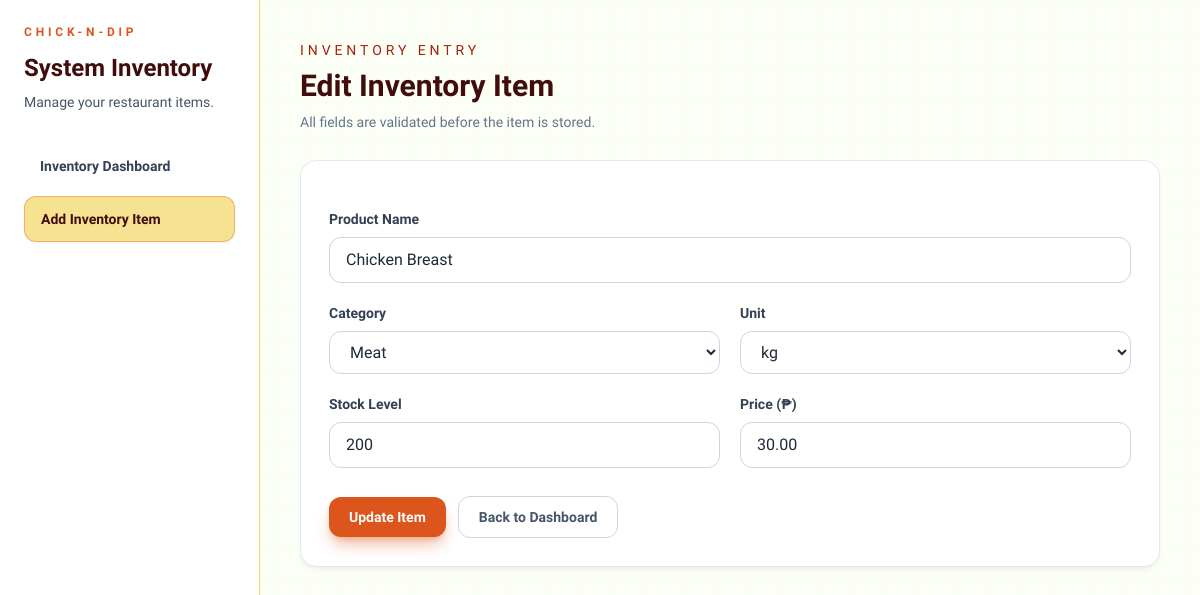
/index.php?page=edit&id=4, run on the app's committed database.
### tables this page shows
CREATE TABLE items (
                id INTEGER PRIMARY KEY AUTOINCREMENT,
                name TEXT NOT NULL,
                category TEXT NOT NULL,
                stock_level INTEGER NOT NULL,
                unit TEXT NOT NULL,
                price REAL NOT NULL
            );

### core/View.php (called while the page is built, shortened)
<?php
class View
{
    public function render(string $view, array $data = []): void
    {
        $viewFile = $this->viewsPath . '/' . $view . '.php';
        extract($data, EXTR_SKIP);
        require $viewFile;
    }
}

### core/App.php (called while the page is built, shortened)
<?php
class App
{
    private Router $router;
    private Session $session;
    private DataStore $dataStore;
    private View $view;
    public function __construct(private string $basePath)
    {
        $this->session = new Session();
        $this->dataStore = new DataStore($this->session);
        $this->view = new View($this->basePath . '/views');
        $this->router = new Router();
    }
    public function run(): void
    {
        $method = strtoupper($_SERVER['REQUEST_METHOD'] ?? 'GET');
        $page = $_GET['page'] ?? 'dashboard';
        $this->router->dispatch($method, $page);
    }
    private function registerRoutes(): void
    {
        $this->router->get('dashboard', function (): void {
            $this->showDashboard();
        });
        $this->router->get('inventory-form', function (): void {
            $this->showForm();
        });
        $this->router->get('edit', function (): void {
            $idValue = $_GET['id'] ?? '';
            $itemId = filter_var(
                $idValue,
                FILTER_VALIDATE_INT,
                ['options' => ['min_range' => 1]]
            );
            if ($itemId === false) {
                $this->session->setFlash('error', 'Invalid item selected for editing.');
                $this->redirect('index.php?page=dashboard');
            }
            $this->showForm((int) $itemId);
        });
        $this->router->post('save', function (): void {
            $this->saveInventoryItem();
        });
        $this->router->post('delete', function (): void {
            $this->deleteInventoryItem();
        });
        $this->router->setNotFound(function (): void {
            $this->renderNotFound();
        });
    }
    private function showForm(?int $itemId = null): void
    {
        $categories = $this->dataStore->getCategories();
        $units = $this->dataStore->getUnits();
        $baseFormData = [
            'name' => '',
            'category' => $categories[0] ?? '',
            'stock_level' => '0',
            'unit' => $units[0] ?? '',
            'price' => '0.00',
        ];
        $isEdit = $itemId !== null;
        if ($isEdit) {
            $existingItem = $this->dataStore->find($itemId);
            $baseFormData = [
                'name' => (string) $existingItem['name'],
                'category' => (string) $existingItem['category'],
                'stock_level' => (string) $existingItem['stock_level'],
                'unit' => (string) $existingItem['unit'],
                'price' => number_format((float) $existingItem['price'], 2, '.', ''),
            ];
        }
        $flashedErrors = $this->session->getFlash('form_errors', []);
        $this->view->render('inventory-form', [
            'title' => $isEdit ? 'Edit Inventory Item' : 'Add Inventory Item',
            'activePage' => 'form',
            'isEdit' => $isEdit,
            'itemId' => $itemId,
            'categories' => $categories,
            'units' => $units,
            'formData' => $baseFormData,
            'errors' => is_array($flashedErrors) ? $flashedErrors : [],
        ]);
    }
}

### core/Router.php (called while the page is built, shortened)
<?php
class Router
{
    private array $routes = [
        'GET' => [],
        'POST' => [],
    ];
    public function get(string $page, callable $handler): void
    {
        $this->routes['GET'][$page] = $handler;
    }
    public function post(string $page, callable $handler): void
    {
        $this->routes['POST'][$page] = $handler;
    }
    public function dispatch(string $method, string $page): void
    {
        $requestMethod = strtoupper(trim($method));
        $routePage = trim($page);
        $handler = $this->routes[$requestMethod][$routePage] ?? null;
        call_user_func($handler);
    }
}

### index.php (called while the page is built, shortened)
<?php
spl_autoload_register(
    static function (string $className): void {
        $prefix = 'Core\\';
        $relativeClass = substr($className, strlen($prefix));
        $classFile = __DIR__ . '/core/' . str_replace('\\', '/', $relativeClass) . '.php';
    }
);
$app = new Core\App(__DIR__);
$app->run();

### core/DataStore.php (called while the page is built, shortened)
<?php
class DataStore
{
    private PDO $db;
    public function __construct(private Session $session)
    {
        $dbPath = __DIR__ . '/../database.sqlite';
        try {
            $this->db = new PDO('sqlite:' . $dbPath);
            $this->db->setAttribute(PDO::ATTR_ERRMODE, PDO::ERRMODE_EXCEPTION);
            $this->bootstrap();
        } catch (PDOException $e) {
            die("Database connection failed: " . $e->getMessage());
        }
    }
    private function bootstrap(): void
    {
        $this->db->exec("
            CREATE TABLE IF NOT EXISTS items (
                id INTEGER PRIMARY KEY AUTOINCREMENT,
                name TEXT NOT NULL,
                category TEXT NOT NULL,
                stock_level INTEGER NOT NULL,
                unit TEXT NOT NULL,
                price REAL NOT NULL
            )
        ");
        $stmt = $this->db->query("SELECT COUNT(*) FROM items");
    }
    public function getCategories(): array
    {
        return [
            'Produce',
            'Dairy',
            'Meat',
            'Condiments',
            'Beverages',
            'Dry Goods',
        ];
    }
    public function getUnits(): array
    {
        return [
            'kg',
            'liter',
            'pcs',
            'bottle',
            'pack',
        ];
    }
    public function find(int $id): ?array
    {
        $stmt = $this->db->prepare("SELECT * FROM items WHERE id = :id");
        $stmt->bindValue(':id', $id, PDO::PARAM_INT);
        $stmt->execute();
        $item = $stmt->fetch(PDO::FETCH_ASSOC);
        return $item ?: null;
    }
}

### views/inventory-form.php (the view, shortened to what this page needs)
<?php
$isEdit = isset($isEdit) && is_bool($isEdit) ? $isEdit : false;
$categories = isset($categories) && is_array($categories) ? $categories : [];
$units = isset($units) && is_array($units) ? $units : [];
$formData = isset($formData) && is_array($formData) ? $formData : [];
$nameValue = (string) ($formData['name'] ?? '');
$categoryValue = (string) ($formData['category'] ?? '');
$stockValue = (string) ($formData['stock_level'] ?? '0');
$unitValue = (string) ($formData['unit'] ?? '');
$priceValue = (string) ($formData['price'] ?? '0.00');
?>
<header class="mb-7 dashboard-reveal">
    <p class="text-sm uppercase tracking-[0.28em] text-brand-400">Inventory Entry</p>
    <h2 class="mt-2 text-3xl font-semibold text-brand-500">
        <?= $isEdit ? 'Edit Inventory Item' : 'Add Inventory Item' ?>
    </h2>
    <p class="mt-2 text-sm text-slate-500">All fields are validated before the item is stored.</p>
</header>
<section class="dashboard-reveal panel-surface rounded-2xl border border-slate-200 p-5 sm:p-7">
    <form action="index.php?page=save" method="post" class="space-y-5" novalidate>
        <div>
            <label for="name" class="mb-2 block text-sm font-semibold text-slate-700">Product Name</label>
            <input
                id="name"
                name="name"
                type="text"
                value="<?= htmlspecialchars($nameValue, ENT_QUOTES, 'UTF-8') ?>"
                class="w-full rounded-xl border border-slate-300 bg-white px-4 py-2.5 text-slate-800 outline-none transition focus:border-brand-300 focus:ring-2 focus:ring-brand-300/30"
                placeholder="Example: Olive Oil"
            >
        </div>
        <div class="grid gap-5 md:grid-cols-2">
            <div>
                <label for="category" class="mb-2 block text-sm font-semibold text-slate-700">Category</label>
                <select
                    id="category"
                    name="category"
                    class="w-full rounded-xl border border-slate-300 bg-white px-4 py-2.5 text-slate-800 outline-none transition focus:border-brand-300 focus:ring-2 focus:ring-brand-300/30"
                >
                    <?php foreach ($categories as $category): ?>
                        <option
                            value="<?= htmlspecialchars((string) $category, ENT_QUOTES, 'UTF-8') ?>"
                            <?= (string) $category === $categoryValue ? 'selected' : '' ?>
                        >
                            <?= htmlspecialchars((string) $category, ENT_QUOTES, 'UTF-8') ?>
                        </option>
                    <?php endforeach; ?>
                </select>
            </div>
            <div>
                <label for="unit" class="mb-2 block text-sm font-semibold text-slate-700">Unit</label>
                <select
                    id="unit"
                    name="unit"
                    class="w-full rounded-xl border border-slate-300 bg-white px-4 py-2.5 text-slate-800 outline-none transition focus:border-brand-300 focus:ring-2 focus:ring-brand-300/30"
                >
                    <?php foreach ($units as $unit): ?>
                        <option
                            value="<?= htmlspecialchars((string) $unit, ENT_QUOTES, 'UTF-8') ?>"
                            <?= (string) $unit === $unitValue ? 'selected' : '' ?>
                        >
                            <?= htmlspecialchars((string) $unit, ENT_QUOTES, 'UTF-8') ?>
                        </option>
                    <?php endforeach; ?>
                </select>
            </div>
        </div>
        <div class="grid gap-5 md:grid-cols-2">
            <div>
                <label for="stock_level" class="mb-2 block text-sm font-semibold text-slate-700">Stock Level</label>
                <input
                    id="stock_level"
                    name="stock_level"
                    type="number"
                    min="0"
                    step="1"
                    value="<?= htmlspecialchars($stockValue, ENT_QUOTES, 'UTF-8') ?>"
                    class="w-full rounded-xl border border-slate-300 bg-white px-4 py-2.5 text-slate-800 outline-none transition focus:border-brand-300 focus:ring-2 focus:ring-brand-300/30"
                    placeholder="0"
                >
            </div>
            <div>
                <label for="price" class="mb-2 block text-sm font-semibold text-slate-700">Price (&#8369;)</label>
                <input
                    id="price"
                    name="price"
                    type="text"
                    value="<?= htmlspecialchars($priceValue, ENT_QUOTES, 'UTF-8') ?>"
                    class="w-full rounded-xl border border-slate-300 bg-white px-4 py-2.5 text-slate-800 outline-none transition focus:border-brand-300 focus:ring-2 focus:ring-brand-300/30"
                    placeholder="0.00"
                >
            </div>
        </div>
        <div class="flex flex-wrap items-center gap-3 pt-2">
            <button
                type="submit"
                class="rounded-xl bg-brand-300 px-5 py-2.5 text-sm font-semibold text-white shadow-lg shadow-brand-300/40 transition hover:bg-brand-400"
            >
                <?= $isEdit ? 'Update Item' : 'Save Item' ?>
            </button>
            <a
                href="index.php?page=dashboard"
                class="rounded-xl border border-slate-300 px-5 py-2.5 text-sm font-semibold text-slate-600 transition hover:border-slate-400 hover:text-slate-800"
            >
                Back to Dashboard
            </a>
        </div>
    </form>
</section>

### assets/css/app.css (style rules this page uses)
:root { color-scheme: light; }
.inventory-bg { background: #fcfff6 !important; }
.panel-surface { background: #ffffff; box-shadow: 0 4px 6px -1px rgba(0, 0, 0, 0.05), 0 2px 4px -1px rgba(0, 0, 0, 0.03); }

### data on the page
items: name "Chicken Breast", category "Meat", unit "kg", stock_level "200", price "30.00"
